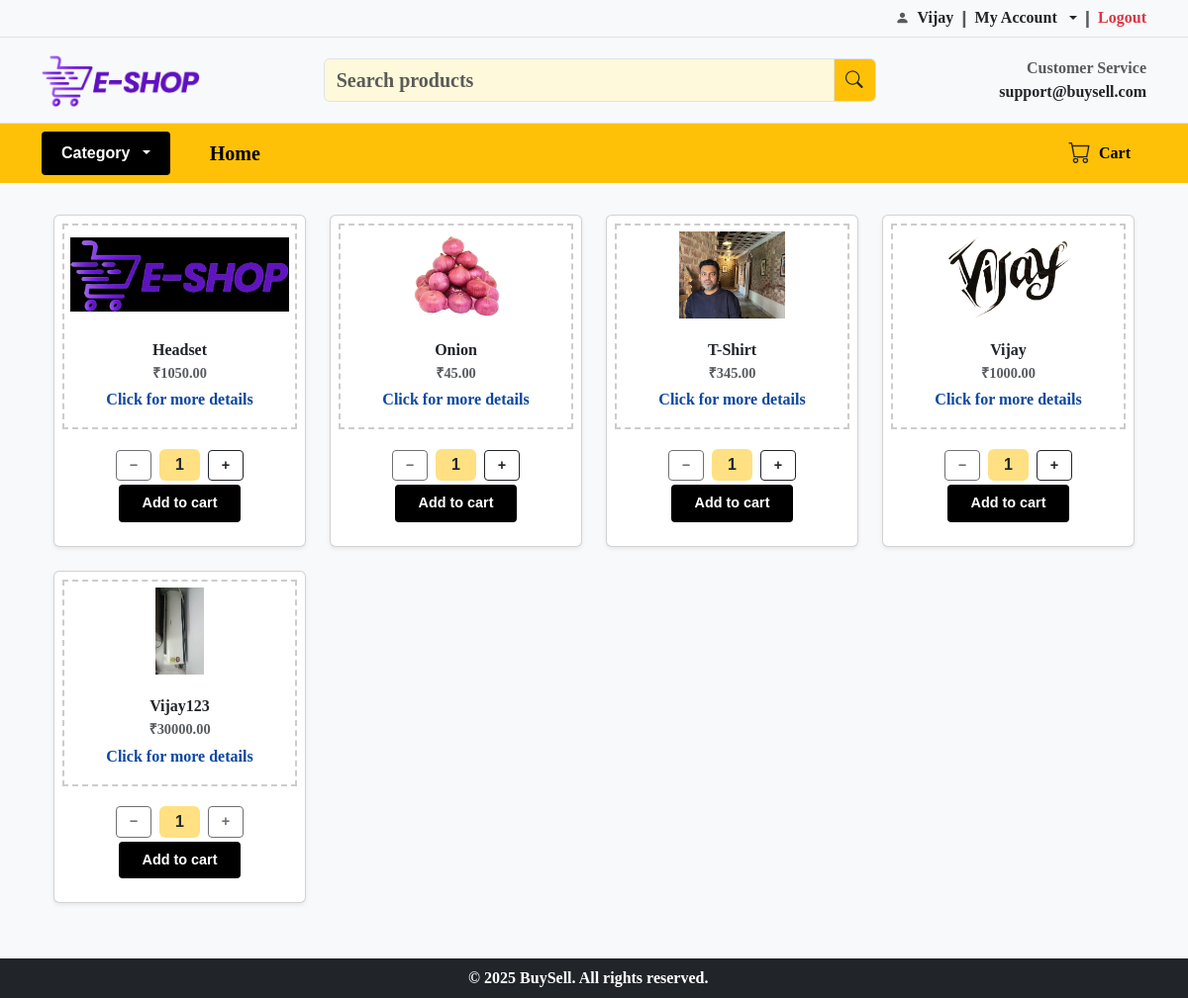
The page / (signed in) on the database its author committed.
### models.py (models this page shows)
class Product(db.Model):
    id = db.Column(db.Integer, primary_key=True)
    name = db.Column(db.String(100), nullable=False)
    price = db.Column((db.Float), nullable=False)
    stock = db.Column((db.Integer), nullable=False)
    image = db.Column(db.String(200))
    category_id = db.Column(db.Integer, db.ForeignKey('category.id'))
    sub_category_id = db.Column(db.Integer, db.ForeignKey('sub_category.id'),nullable=True)
    category = db.relationship('Category', backref='products')
    sub_category = db.relationship('SubCategory', backref='products')
    description = db.Column(db.Text)
    shipping_charge = db.Column(db.Float, default=0.0)

class SiteSetting(db.Model):
    id = db.Column(db.Integer, primary_key=True)
    site_title = db.Column(db.String(100))
    tagline = db.Column(db.String(150))
    support_phone = db.Column(db.String(20))
    support_email = db.Column(db.String(100))
    footer_note = db.Column(db.String(200))
    email_notify = db.Column(db.Boolean, default=True)
    sms_notify = db.Column(db.Boolean, default=True)

### app.py (the view)
@app.route('/')
def home():
    if session.get('is_admin'):
        return redirect(url_for('admin_dashboard'))
    page = request.args.get('page', 1, type=int)
    category_id = request.args.get('category_id', type=int)
    sub_category_id = request.args.get('sub_category_id', type=int)
    search_query = request.args.get('q', '').strip()
    products_query = Product.query.filter(Product.stock > 0)
    if sub_category_id:
        products_query = products_query.filter(Product.sub_category_id == sub_category_id)
    elif category_id:
        products_query = products_query.filter(Product.category_id == category_id)
    if search_query:
        products_query = products_query.filter(Product.name.ilike(f"%{search_query}%"))
    products_query = products_query.order_by(Product.name.asc())
    pagination = products_query.paginate(page=page, per_page=12)
    products = pagination.items
    categories = Category.query.all()
    if 'customer_id' in session:
        return render_template('customer/customer.html', products=products, categories=categories, pagination=pagination)
    else:
        return render_template('home.html', products=products, categories=categories, pagination=pagination)

### app.py (called while the page is built)
@app.context_processor
def inject_categories():
    categories = Category.query.order_by(Category.name).all()
    return dict(categories=categories)

@app.context_processor
def inject_settings():
    return {'site_settings': SiteSetting.query.first()}

### templates/customer/customer.html
{% extends 'layout.html' %}
{% block content %}
{% include 'partials/product_grid.html' %}
{% endblock %}

### templates/Partials/header.html (shortened to what this page needs)
<div class="top-bar bg-light py-1 small text-muted border-bottom">
  <div class="container d-flex justify-content-between">
<div class="d-flex align-items-center">
  {% if session.get('is_admin') %}
    <i class="bi bi-person-fill me-2"></i>
    <span class="text-dark fw-bold text-decoration-none d-flex align-items-center">Admin</span>
    <span class="mx-2 fw-bold" style="font-size: 1.2rem;">|</span>
    <a href="/logout" class="text-danger fw-bold text-decoration-none d-flex align-items-center">
      <span>Logout</span>
    </a>
  {% elif session.get('customer_name') %}
    <i class="bi bi-person-fill me-2"></i>
    <span class="text-dark fw-bold text-decoration-none d-flex align-items-center label-style">{{ session['customer_name'] }}</span>
    <span class="mx-2 fw-bold" style="font-size: 1.2rem;">|</span>
    <a class="nav-link dropdown-toggle text-dark" href="#" role="button" data-bs-toggle="dropdown">
    <span class="align-items-center label-style">My Account </span>
    </a>
    <span class="mx-2 fw-bold" style="font-size: 1.2rem;">|</span>
    <a href="/logout" class="text-danger fw-bold text-decoration-none d-flex align-items-center">
      <span class="label-style">Logout</span>
    </a>
  {% else %}
    <a href="/login" class="text-dark text-decoration-none d-flex align-items-center">
      <i class="bi bi-person-fill me-2"></i> <span class="label-style">Login</span>
    </a>
  {% endif %}
</div>
  </div>
</div>
<div class="main-header py-3 border-bottom">
  <div class="container d-flex justify-content-between align-items-center">
     <div class="logo"><img src="{{ url_for('static', filename='images/Logo.png') }}"></div>
     {% if not session.get('admin') %}
<form action="/" method="GET" class="w-50 mx-auto">
  <div class="input-group">
    <input type="text" name="q" class="form-control menu-style" placeholder="Search products" value="{{ request.args.get('q', '') }}">
    <button class="input-group-text bg-warning text-dark" type="submit">
      <i class="bi bi-search"></i>
    </button>
  </div>
</form>
    {% endif %}
    <div class="text-end">
      <div class="small text-muted label-style">Customer Service</div>
      <div class="fw-bold fs-8 label-style"> {{ site_settings.support_email }} </div>
    </div>
  </div>
</div>
<div class="menu-bar bg-warning py-2">
  <div class="container d-flex align-items-center">
    {% if not session.get('admin') %}
<div class="dropdown me-4">
  <button class="shop-category-btn dropdown-toggle" type="button" data-bs-toggle="dropdown">
    Category
  </button>
</div>
    <ul class="nav me-auto">
      <li class="nav-item"><a class="nav-link" href="/"><label class="menu-style">Home</label></a></li>
    </ul>
    <div class="d-flex align-items-center">
<a href="/cart" class="cart-link d-flex align-items-center text-decoration-none text-dark me-3 position-relative">
  <i class="bi bi-cart" style="font-size: 1.4rem;"></i>
  <span class="ms-2 menu-style">Cart</span>
</a>
{% endif %}
    </div>
  </div>
</div>

### templates/Partials/product_grid.html (shortened to what this page needs)
<div class="container py-2">
  <div class="row g-4">
    {% for p in products %}
    <div class="col-6 col-sm-4 col-md-3">
      <div class="card h-100 shadow-sm">
        <div class="product-click-area" id="add-card"
             data-product='{{ {
               "id": p.id,
               "name": p.name,
               "price": p.price,
               "stock": p.stock,
               "shipping_charge": p.shipping_charge,
               "description": p.description,
               "image": p.image
             } | tojson | safe }}'
             >
          <img src="{{ url_for('static', filename='images/' ~ p.image) }}" class="card-img-top" alt="{{ p.name }}" style="height: 150px; object-fit: contain;">
          <div class="card-body text-center">
            <h5 class="card-title menu-style">{{ p.name }}</h5>
            <p class="card-text text-muted menu-style">₹{{ "%.2f"|format(p.price) }}</p>
            <small style="color: #0d47a1;" class="fw-semibold label-style">Click for more details</small>
          </div>
        </div>
        <div class="card-body text-center">
          <div class="my-1 d-flex justify-content-center gap-2 align-items-center">
            <button class="btn btn-sm btn-outline-dark fw-bold qty-minus" data-id="{{ p.id }}">−</button>
            <span id="qty-{{ p.id }}" class="px-3 py-1 bg-warning bg-opacity-50 rounded fw-semibold">1</span>
            <button class="btn btn-sm btn-outline-dark fw-bold qty-plus" data-id="{{ p.id }}" data-stock="{{ p.stock }}">+</button>
          </div>
          <button type="button" class="btn btn-dark px-4 py-2 fw-semibold add-cart-btn" data-id="{{ p.id }}">
            Add to cart
          </button>
        </div>
      </div>
    </div>
    {% else %}
      <p class="text-muted text-center menu-style">No products found.</p>
    {% endfor %}
  </div>
</div>

### templates/Partials/footer.html
<footer class="bg-dark text-white py-2 mt-4">
  <div class="container text-center">
    <label class="label-style">&copy; {{ site_settings.footer_note }}. All rights reserved.</label>
    <small class="text-muted">x</small>
  </div>
</footer>

### static/style.css (style rules this page uses)
html, body { height: 100%; margin: 0; display: flex; flex-direction: column; }
body { font-family: Arial, sans-serif; background-color: #f8f9fa; }
.label-style { font-family: "Garamond", serif; font-size: 1rem; font-weight: 600; }
.menu-style { font-family: "Garamond", serif; font-size: 1.25rem; font-weight: 600; }
.shop-category-btn { background-color: #000 !important; color: #fff !important; border: none; border-radius: 4px; }
.shop-category-btn { background-color: #000; color: #fff; font-weight: 600; font-size: 1rem; border: none; padding: 10px 20px; border-radius: 4px; }
.product-click-area { cursor: pointer; }
.add-cart-btn { cursor: default !important; }
.card.h-100 { padding: 0.5rem; font-size: 0.92rem; }
.card-img-top { height: 100px !important; object-fit: contain; padding: 6px; }
.card-body .btn { padding: 4px 12px; font-size: 0.85rem; }
.card-title { font-size: 1rem; margin-bottom: 0.25rem; }
.card-text { font-size: 0.9rem; margin-bottom: 0.25rem; }
#add-card { cursor: pointer; border: 2px dashed #ccc; transition: background-color 0.2s ease; }
.logo img { width: 160px; height: auto; object-fit: contain; }
.menu-bar .nav-link { padding: 0 1rem; font-weight: 600; }
.card .btn { font-size: 0.9rem; }
.card span { font-weight: 500; font-size: 1rem; }
.card img { object-fit: contain; height: 200px; }
.card-body .btn { white-space: nowrap; }
.input-group-text { border-left: none; cursor: pointer; }
.input-group-text i { font-size: 1.1rem; }
.dropdown-toggle::after { margin-left: 0.5rem; }
.btn-dark { background-color: #000; color: #fff; border: none; border-radius: 4px; }
form input[type="text"], form input[type="email"], form input[type="password"], form textarea { background-color: #fff9db; }
.cart-link span, .track-link span { font-weight: 600; font-size: 1rem; color: #000; }
.menu-bar .nav-link, .cart-link span, .track-link span { font-weight: 600; font-size: 1rem; color: #000; }
.qty-minus, .qty-plus { min-width: 36px; font-weight: bold; cursor: default !important; }

### rows shown on the page
Product: customer_name "Vijay", image (picture), name "Vijay", price "1000.00"
SiteSetting: support_email "support@buysell.com", footer_note "2025 BuySell"
Product: image (picture), name "Headset", price "1050.00"
Product: image+name (picture), name "Onion", price "45.00"
Product: image (picture), name "T-Shirt", price "345.00"
Product: image (picture), name "Vijay123", price "30000.00"
